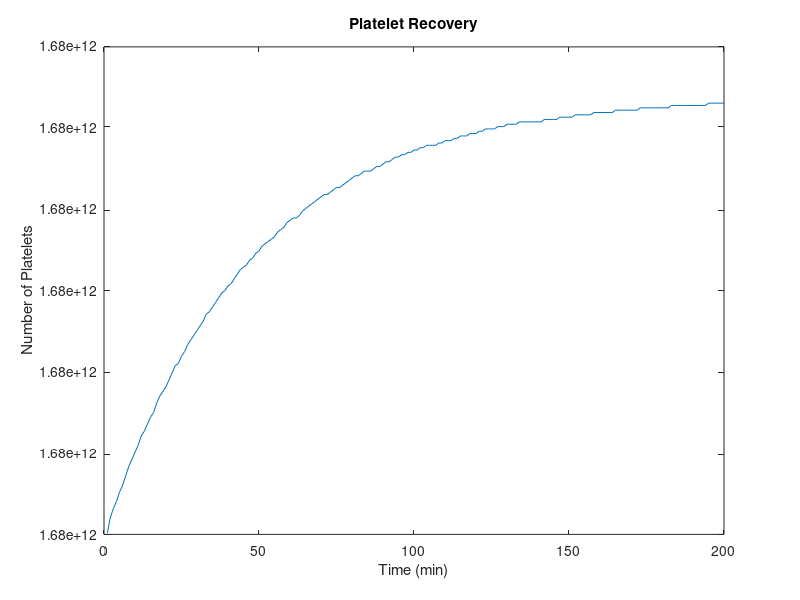

Write the MATLAB code that produced this figure.
% PBL Team 1, BIOE 252, Fall 2022, PBL 2: Modeling Blood Flow
% rbcModel.m
% Models rbc concentration through the human body in different conditions
% Last modified: 11/20/22

function plateletModel
    %The driver

    %setting up initial values
    time = (1:200);
    n_platelet = zeros(200,1);
    n_platelet(1,:) = 1.68E12; 
    %flow = ones(86400);
    
    %flow_rbc(1,:) = 5.4E9*flow; %initial flow rate

%     n_rbc = marrow(time,n_rbc);
%     plot(time,n_rbc)
    n_platelet = spleen_p(time,n_platelet);
    figure;
    plot(time,n_platelet)
    xlabel('Time (min)')
    ylabel('Number of Platelets')
    title('Platelet Recovery')
    saveas(gcf, 'platelet.png')

end

% function n_rbc = marrow(time,n_rbc)
%     for i = 2:length(time)
%         n_rbc(i,:) = n_rbc(i-1,:) + (5.555E-4).*n_rbc(i-1,:);
%     end
% end

function n_platelet = spleen_p(time,n_platelet)
    f = 0.020833;
    c = 35E9;

    for i = 2:length(time)
        n_platelet(i,:) = (1-f)^i .* (n_platelet(1,:) - c/f) + c/f;
    end
end
